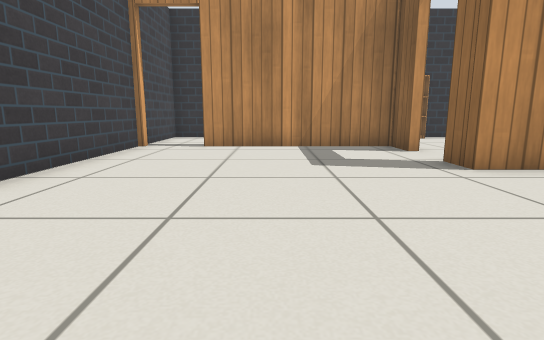
view 1 (above)

16 first-person views from a walk through a Gazebo world. The camera is 0.5 m above the floor, tilts 10° down and sees 80° across. The floor is counted in squares, 0.5 m on a side. Each view is taken from the middle of a square. On the plan, view 1 faces up. The plan holds only what a view shows up to about 12 squares ahead; the rest is blank. The place goes on beyond the plan. Robots are left out. Simple patterns stand in for the simulator's built-in surfaces.

view 2
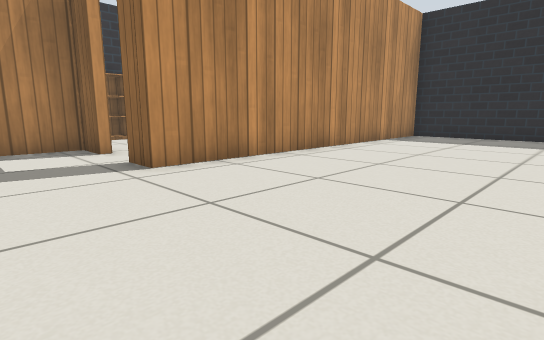

view 3
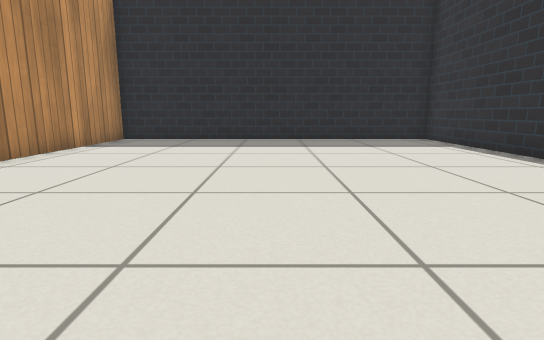

view 4
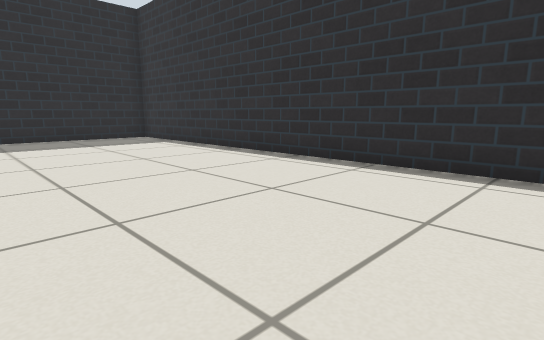

view 5
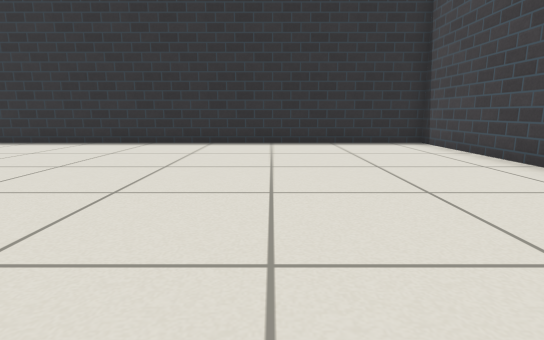

view 6
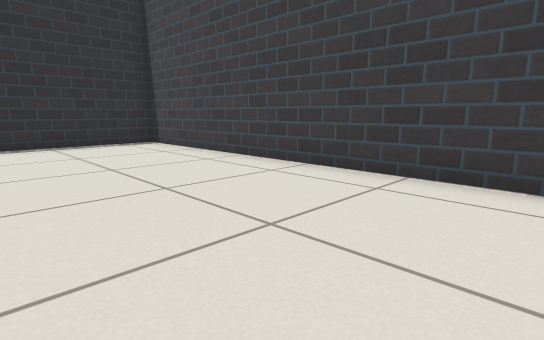

view 7
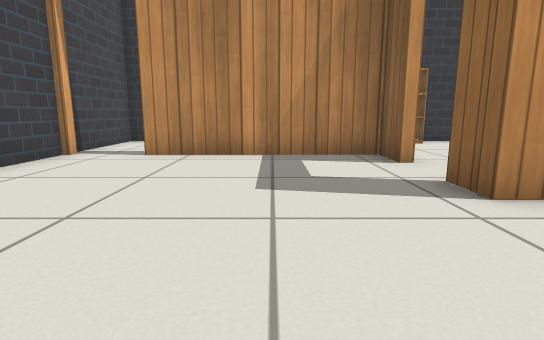

view 8
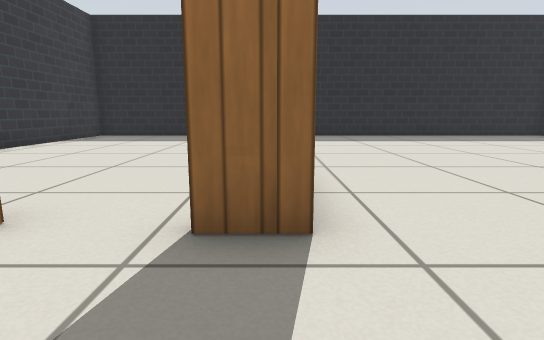

view 9
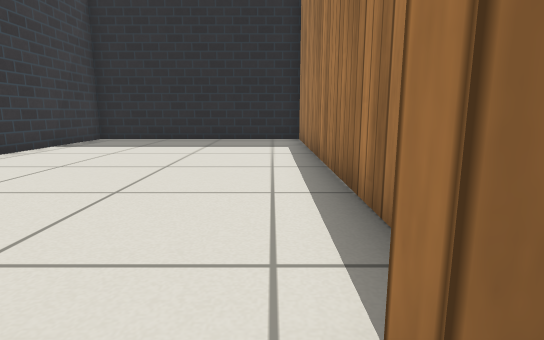

view 10
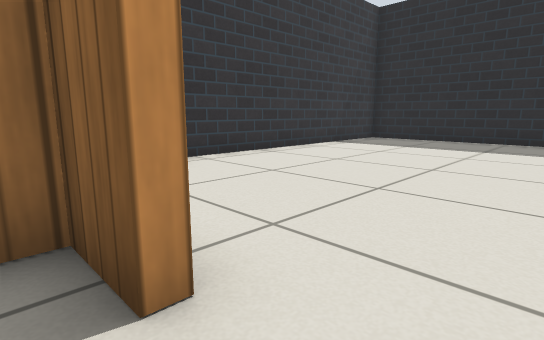

view 11
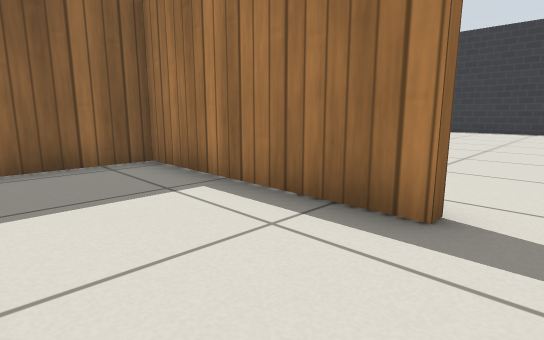

view 12
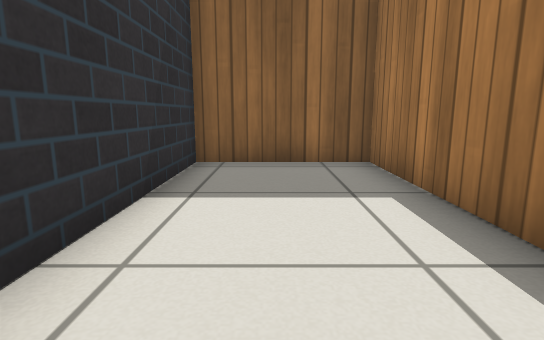

view 13
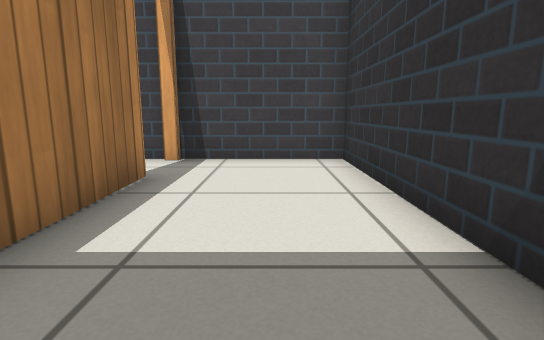

view 14
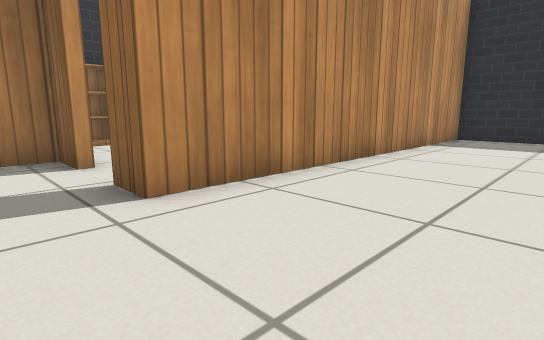

view 15
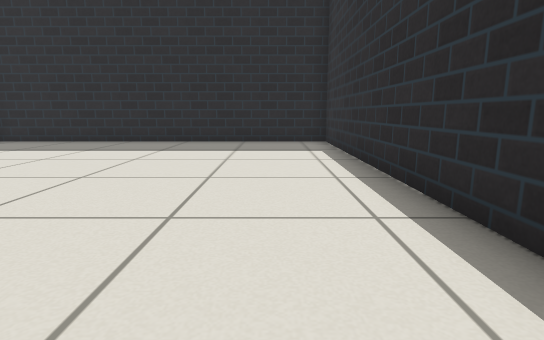

view 16
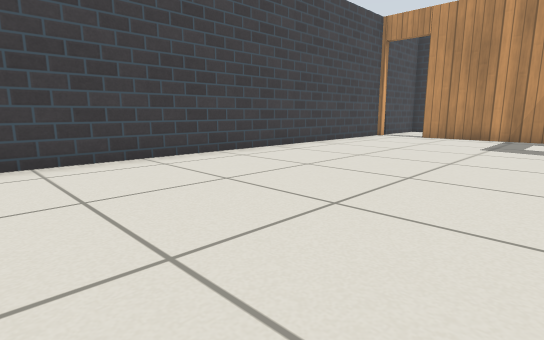

### Floor plan
Points are (right, up) in squares from view 1. A wall is a line through its corners. A room is listed if a view was taken in it or the views show most of it. See-through windows are left out.
Room 1 (views 1, 2, 3, 4, 5, 6, 7, 8, 9, 10, 14, 15, 16)
walls: (3.6, 8.4) (3.6, 9.7) (-2, 9.7); (-4, 9.8) (-4, -5.9) (15.4, -5.9) (15.4, 5.7) (3.6, 5.7) (3.6, 6.7)
ways out: open door at (-2.5, 10) to room 2; open door at (4, 7.5) to room 3
Room 2 (views 11, 12, 13)
walls: (-2, 10) (3.6, 10) (3.6, 13.5) (-4, 13.5) (-4, 10)
ways out: open door at (-2.5, 10) to room 1
Room 3 (no view inside)
walls: (5.6, 6) (15.4, 6) (15.4, 13.5) (5.3, 13.5)
ways out: open door at (4, 7.5) to room 1
objects: bookshelf (5, 13) to (6, 13)

Where each view was taken, in squares from view 1:
view 1: 0 up, 0 right, facing up
view 2: 0 up, 1 right, facing up-right
view 3: 0 up, 3 right, facing right
view 4: 0 up, 2 right, facing down-right
view 5: 5 up, 1 right, facing down
view 6: 5 up, 1 right, facing down-left
view 7: 2 up, 1 right, facing up
view 8: 6 up, 1 right, facing right
view 9: 7 up, 3 right, facing right
view 10: 7 up, 3 right, facing up-right
view 11: 13 up, 3 left, facing down-right
view 12: 12 up, 3 left, facing right
view 13: 12 up, 3 right, facing left
view 14: 2 up, 2 right, facing up-right
view 15: 4 down, 4 right, facing right
view 16: 4 down, 3 right, facing up-left
